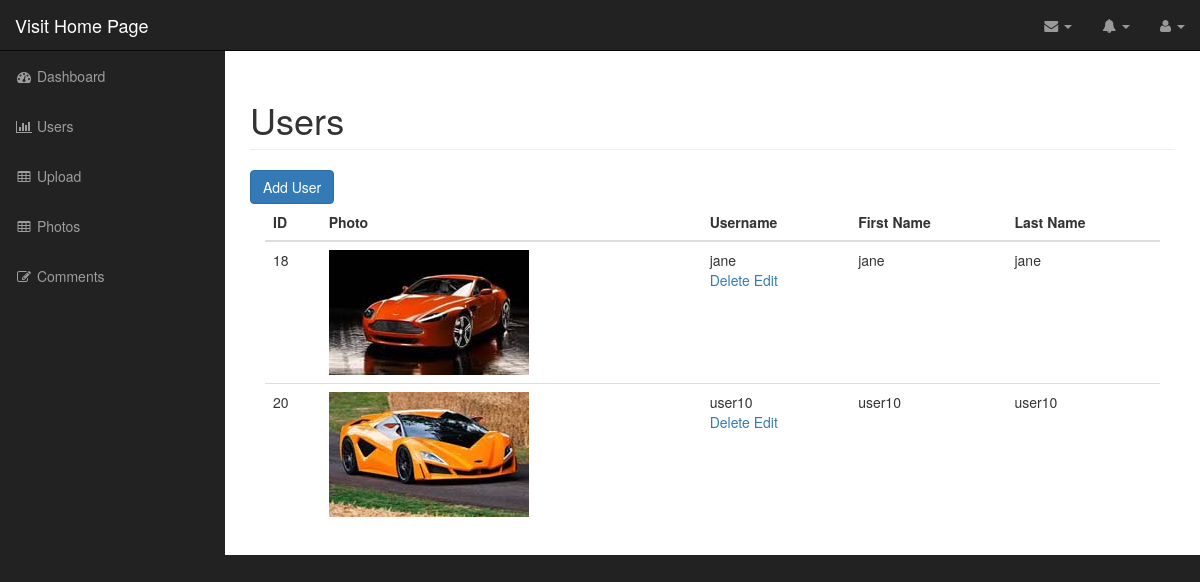
The app's page /admin/users.php (signed in) with its own data.
### tables this page shows
CREATE TABLE `users` (
  `id` int(11) NOT NULL,
  `user_role` int(11) NOT NULL,
  `username` varchar(255) NOT NULL,
  `password` varchar(255) NOT NULL,
  `first_name` varchar(255) NOT NULL,
  `last_name` varchar(255) NOT NULL,
  `user_image` varchar(255) NOT NULL
);

### admin/includes/database.php (called while the page is built, shortened)
<?php
class Database {
    public $db;
    function __construct(){
        $this->db = $this->open_db_connection();
    }
    public function open_db_connection() {
    $this->connection = new mysqli(DB_HOST,DB_USER,DB_PASSWORD,DB_NAME);
        return $this->connection;
    }
    public function query($sql) {
        $result = $this->db->query($sql);
        return $result;
    }
}
$database = new Database();
?>

### admin/includes/db_object.php (called while the page is built, shortened)
<?php
class Db_object {
    public static function find_all() {
        return static::find_by_query("SELECT * FROM " . static::$db_table . " ");
    }
    public static function find_by_query($sql) {
        global $database;
        $result_set = $database->query($sql);
        $the_object_array = array();
        while($row = mysqli_fetch_array($result_set)) {
            $the_object_array[] = static::instantation($row);
        }
        return $the_object_array;
    }
    public static function instantation($the_record) {
        $the_object = new $calling_class;
        foreach ($the_record as $the_attribute => $value) {
            if($the_object->has_the_attribute($the_attribute)) {
                $the_object->$the_attribute = $value;
            }
        }
        return $the_object;
    }
    private function has_the_attribute($the_attribute) {
        $object_properties = get_object_vars($this);
        return array_key_exists($the_attribute, $object_properties);
    }
}
?>

### admin/includes/user.php (called while the page is built, shortened)
<?php
class User extends Db_object {
    public $user_image;
    public $upload_directory = "images";
    public $image_placeholder = "http://placehold.it/100x100&text=image";
    public function image_path_and_placeholder() {
        return empty($this->user_image) ? $this->image_placeholder : $this->upload_directory.DS.$this->user_image;
    }
}
?>

### admin/users.php (the view, shortened to what this page needs)
<?php include("includes/header.php"); ?>
    <?php
        $users = User::find_all();
    ?>
        <nav class="navbar navbar-inverse navbar-fixed-top" role="navigation">
            <?php include("includes/top_nav.php");?>
            <?php include("includes/side_nav.php"); ?>
        </nav>
        <div id="page-wrapper">
            <div class="container-fluid">
                <div class="row">
                    <div class="col-lg-12">
                        <h1 class="page-header">
                            Users
                        </h1>
                        <a href="add_user.php" class="btn btn-primary">Add User</a>
                        <div class="col-md-12">
                            <table class="table table-hover">
                                <thead>
                                    <tr>
                                        <th>ID</th>
                                        <th>Photo</th>
                                        <th>Username</th>
                                        <th>First Name</th>
                                        <th>Last Name</th>
                                    </tr>
                                </thead>
                                <tbody>
                                    <?php foreach ($users as $user) : ?>
                                    <tr>
                                    <td><?php echo $user->id; ?></td>
                                        <td ><img class="admin-user-thumbnail image" src="<?php echo $user->image_path_and_placeholder(); ?>" alt=""></td>
                                        <td><?php echo $user->username; ?>
                                        <div class="action_link">
                                            <a href="delete_user.php?id=<?php echo $user->id; ?>">Delete</a>
                                            <a href="edit_user.php?id=<?php echo $user->id; ?>">Edit</a>
                                        </div>
                                        </td>
                                        <td><?php echo $user->first_name; ?></td>
                                        <td><?php echo $user->last_name; ?></td>
                                    </tr>
                                    <?php endforeach; ?>
                                </tbody>
                            </table>
                        </div>
                    </div>
                </div>
                </div>
            </div>
  <?php include("includes/footer.php"); ?>

### admin/css/sb-admin.css (style rules this page uses)
body { margin-top: 100px; background-color: #222; }
@media (min-width:768px) { body { margin-top: 50px; } }
#page-wrapper { width: 100%; padding: 0; background-color: #fff; }
@media (min-width:768px) { #page-wrapper { padding: 10px; } }

### admin/css/styles.css (style rules this page uses)
.image { width: 62; height: 62; }

### records on screen
users: id "18", user_image (picture), username "jane", first_name "jane", last_name "jane"
users: id "20", user_image (picture), username "user10", first_name "user10", last_name "user10"
